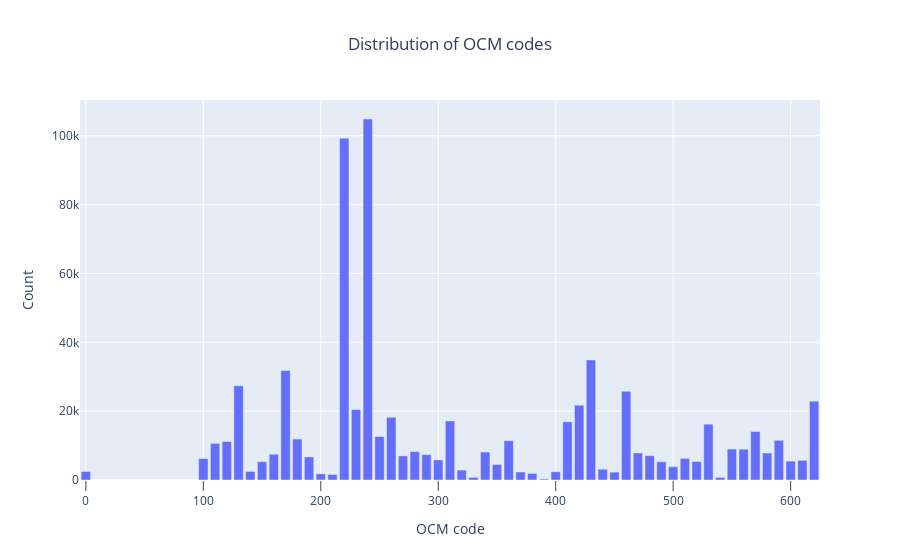

The notebook cell saved with this chart:
### Code cell
# create a list of OCM codes and their corresponding counts
ocms = list(ocms_counts.keys())
counts = list(ocms_counts.values())

fig = go.Figure(
    # data=[go.Bar(x=ocms, y=counts)],
    data=[go.Bar(x=ocms, y=counts)],
    layout_title_text=f"Distribution of {'' if ONLY_PARENT_CATEGORY else 'ALL '}OCM codes",
    layout_title_x=0.5
)
fig.update_xaxes(title='OCM code', ticks="outside", showgrid=True, ticklen=10)
fig.update_yaxes(title="Count")
fig.write_json('test.json')
fig.write_image(f'OCM_dist{"" if ONLY_PARENT_CATEGORY else "_all"}.png')
fig.show()

### Figure 1 — Plotly figure (JSON) as saved in the notebook; plotly's stock layout.template omitted (floating-point values rounded to 4 significant figures)
{"data": [{"type": "bar", "x": [240, 430, 230, 510, 530, 250, 260, 360, 130, 220, 470, 270, 170, 310, 420, 560, 460, 620, 490, 570, 480, 150, 300, 180, 520, 330, 400, 410, 200, 450, 610, 110, 340, 100, 120, 380, 160, 440, 500, 590, 280, 320, 370, 580, 190, 550, 0, 600, 290, 390, 350, 210, 140, 540], "y": [104869, 34869, 20469, 6272, 16220, 12640, 18225, 11421, 27382, 99312, 7863, 7001, 31813, 17157, 21737, 8947, 25778, 22891, 5296, 14096, 7073, 5317, 5839, 11900, 5362, 780, 2409, 16893, 1784, 2291, 5717, 10641, 8115, 6228, 11181, 1911, 7493, 3152, 3863, 11535, 8265, 2884, 2328, 7840, 6697, 8991, 2458, 5479, 7377, 303, 4519, 1594, 2496, 771]}], "layout": {"autosize": true, "title": {"text": "Distribution of OCM codes", "x": 0.5}, "xaxis": {"autorange": true, "range": [-5, 625], "showgrid": true, "ticklen": 10, "ticks": "outside", "title": {"text": "OCM code"}, "type": "linear"}, "yaxis": {"autorange": true, "range": [0, 110400.0], "title": {"text": "Count"}, "type": "linear"}}}
